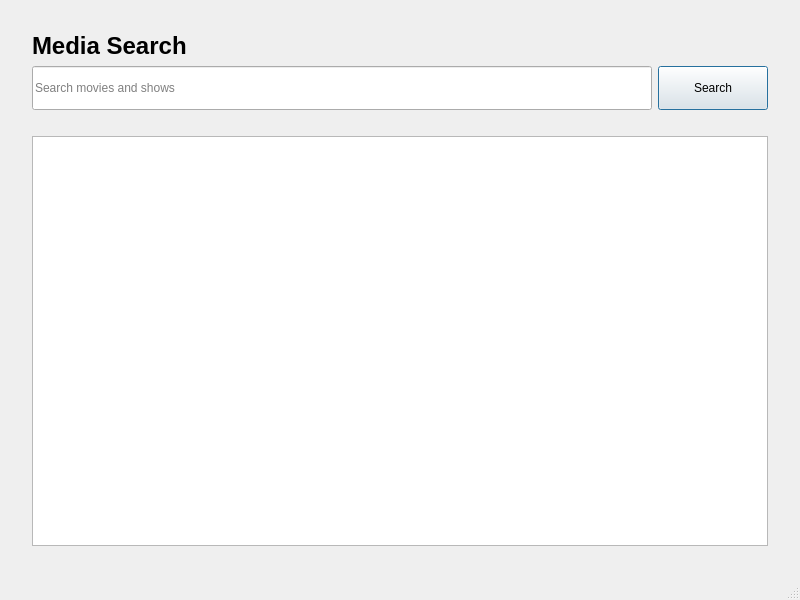
<?xml version="1.0" encoding="UTF-8"?>
<ui version="4.0">
 <class>MainWindow</class>
 <widget class="QMainWindow" name="MainWindow">
  <property name="geometry">
   <rect>
    <x>0</x>
    <y>0</y>
    <width>800</width>
    <height>600</height>
   </rect>
  </property>
  <property name="minimumSize">
   <size>
    <width>640</width>
    <height>420</height>
   </size>
  </property>
  <property name="windowTitle">
   <string>OrangePi Media Player</string>
  </property>
  <widget class="QWidget" name="centralwidget">
   <layout class="QVBoxLayout" name="mainLayout">
    <property name="leftMargin">
     <number>32</number>
    </property>
    <property name="topMargin">
     <number>32</number>
    </property>
    <property name="rightMargin">
     <number>32</number>
    </property>
    <property name="bottomMargin">
     <number>32</number>
    </property>
    <item>
     <widget class="QLabel" name="headingLabel">
      <property name="font">
       <font>
        <pointsize>18</pointsize>
        <bold>true</bold>
       </font>
      </property>
      <property name="text">
       <string>Media Search</string>
      </property>
     </widget>
    </item>
    <item>
     <layout class="QHBoxLayout" name="searchLayout">
      <item>
       <widget class="QLineEdit" name="searchBox">
        <property name="minimumSize">
         <size>
          <width>0</width>
          <height>44</height>
         </size>
        </property>
        <property name="placeholderText">
         <string>Search movies and shows</string>
        </property>
        <property name="clearButtonEnabled">
         <bool>true</bool>
        </property>
       </widget>
      </item>
      <item>
       <widget class="QPushButton" name="searchButton">
        <property name="minimumSize">
         <size>
          <width>110</width>
          <height>44</height>
         </size>
        </property>
        <property name="text">
         <string>Search</string>
        </property>
        <property name="default">
         <bool>true</bool>
        </property>
       </widget>
      </item>
     </layout>
    </item>
    <item>
     <widget class="QLabel" name="statusLabel">
      <property name="text">
       <string/>
      </property>
     </widget>
    </item>
    <item>
     <widget class="QListWidget" name="resultsList"/>
    </item>
   </layout>
  </widget>
  <widget class="QStatusBar" name="statusbar"/>
 </widget>
 <resources/>
 <connections/>
</ui>
